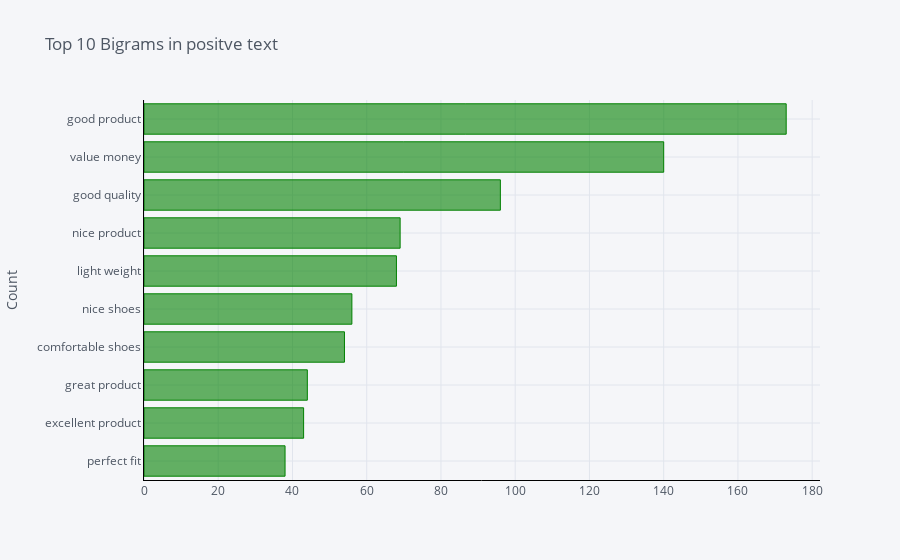
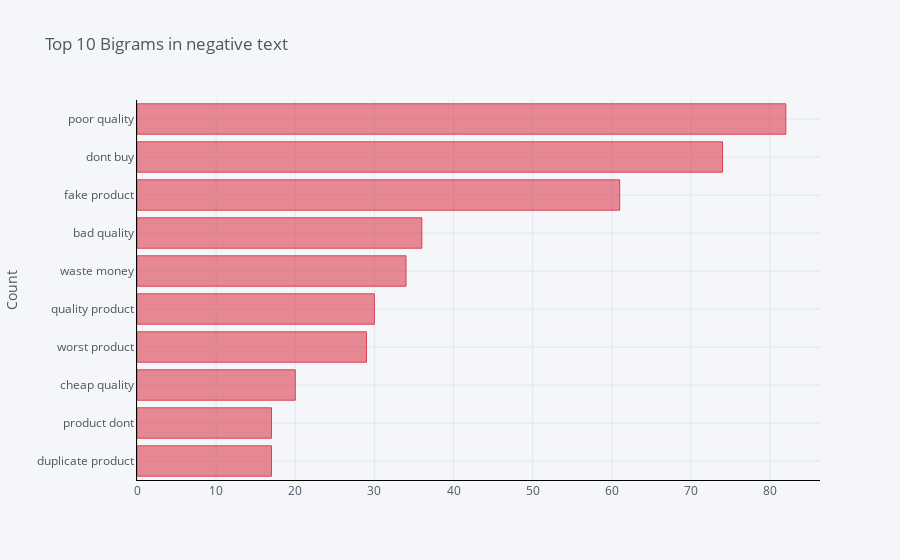

Notebook source saved alongside these figures, in order:
### Code cell
pos_bigrams = get_top_n_gram(five['clean_review'],(2,2),10)
neg_bigrams = get_top_n_gram(one['clean_review'],(2,2),10)


df1 = pd.DataFrame(pos_bigrams, columns = ['Text' , 'count'])
df1.groupby('Text').sum()['count'].sort_values(ascending=True).iplot(
    kind='bar', yTitle='Count', linecolor='black',color='green', title='Top 10 Bigrams in positve text',orientation='h')

df2 = pd.DataFrame(neg_bigrams, columns = ['Text' , 'count'])
df2.groupby('Text').sum()['count'].sort_values(ascending=True).iplot(
    kind='bar', yTitle='Count', linecolor='black', color='red',title='Top 10 Bigrams in negative text',orientation='h')

### Figure 1 — Plotly figure (JSON) as saved in the notebook; plotly's stock layout.template omitted (floating-point values rounded to 4 significant figures)
{"data": [{"marker": {"color": "rgba(0, 128, 0, 0.6)", "line": {"color": "rgba(0, 128, 0, 1.0)", "width": 1}}, "name": "count", "orientation": "h", "text": "", "type": "bar", "x": [38, 43, 44, 54, 56, 68, 69, 96, 140, 173], "y": ["perfect fit", "excellent product", "great product", "comfortable shoes", "nice shoes", "light weight", "nice product", "good quality", "value money", "good product"]}], "layout": {"legend": {"bgcolor": "#F5F6F9", "font": {"color": "#4D5663"}}, "paper_bgcolor": "#F5F6F9", "plot_bgcolor": "#F5F6F9", "title": {"font": {"color": "#4D5663"}, "text": "Top 10 Bigrams in positve text"}, "xaxis": {"gridcolor": "#E1E5ED", "linecolor": "black", "showgrid": true, "tickfont": {"color": "#4D5663"}, "title": {"font": {"color": "#4D5663"}, "text": ""}, "zerolinecolor": "#E1E5ED"}, "yaxis": {"gridcolor": "#E1E5ED", "linecolor": "black", "showgrid": true, "tickfont": {"color": "#4D5663"}, "title": {"font": {"color": "#4D5663"}, "text": "Count"}, "zerolinecolor": "#E1E5ED"}}}

### Figure 2 — Plotly figure (JSON) as saved in the notebook; plotly's stock layout.template omitted (floating-point values rounded to 4 significant figures)
{"data": [{"marker": {"color": "rgba(219, 64, 82, 0.6)", "line": {"color": "rgba(219, 64, 82, 1.0)", "width": 1}}, "name": "count", "orientation": "h", "text": "", "type": "bar", "x": [17, 17, 20, 29, 30, 34, 36, 61, 74, 82], "y": ["duplicate product", "product dont", "cheap quality", "worst product", "quality product", "waste money", "bad quality", "fake product", "dont buy", "poor quality"]}], "layout": {"legend": {"bgcolor": "#F5F6F9", "font": {"color": "#4D5663"}}, "paper_bgcolor": "#F5F6F9", "plot_bgcolor": "#F5F6F9", "title": {"font": {"color": "#4D5663"}, "text": "Top 10 Bigrams in negative text"}, "xaxis": {"gridcolor": "#E1E5ED", "linecolor": "black", "showgrid": true, "tickfont": {"color": "#4D5663"}, "title": {"font": {"color": "#4D5663"}, "text": ""}, "zerolinecolor": "#E1E5ED"}, "yaxis": {"gridcolor": "#E1E5ED", "linecolor": "black", "showgrid": true, "tickfont": {"color": "#4D5663"}, "title": {"font": {"color": "#4D5663"}, "text": "Count"}, "zerolinecolor": "#E1E5ED"}}}
